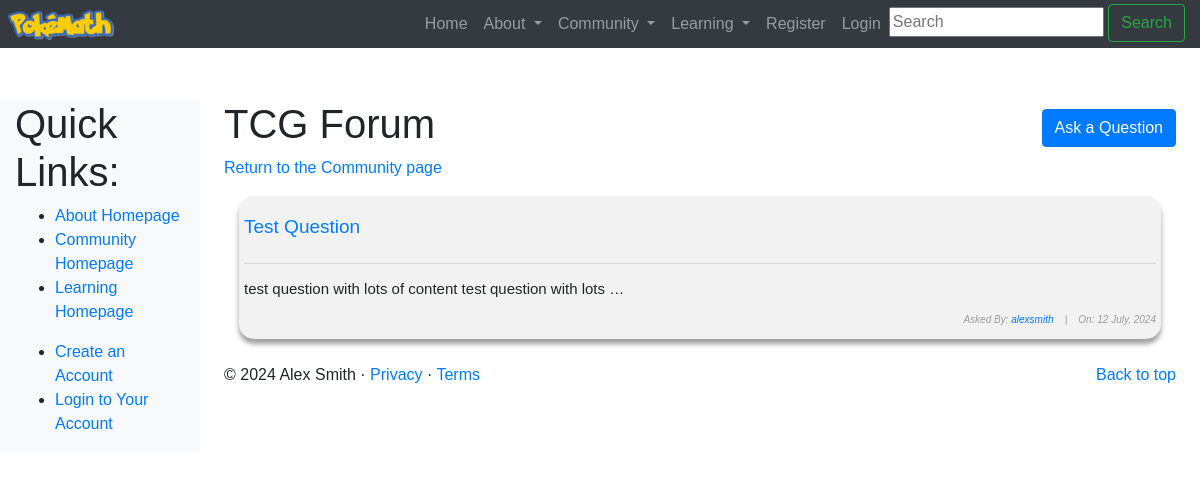
/community/tcg/, run on the app's committed database.
### community/models.py (models this page shows, shortened)
class TCGQuestion(models.Model):
    user = models.ForeignKey(User, on_delete=models.CASCADE, default=None)
    title = models.CharField(max_length=10000)
    content = RichTextField()
    date_created = models.DateTimeField(default=timezone.now)

### community/views.py (the view)
# urls.py: path('tcg/', views.TCGQuestionListView.as_view(), name='tcg_forum'),
class TCGQuestionListView(ListView):
    model = TCGQuestion
    template_name = 'community/tcg_forum.html'
    context_object_name ='questions'
    ordering = ['-date_created']
    def get_context_data(self,**kwargs):
        context = super().get_context_data(**kwargs)
        search_input = self.request.GET.get('search-area') or ""
        if search_input:
            context['questions'] = context['questions'].filter(title__icontains = search_input)
            context['search_input'] = search_input
        return context

### templates/community/tcg_forum.html (shortened to what this page needs)
{% extends "learning/base.html" %}
{% block body_block %}
<body>
    <div id="header-content">
        <h1>TCG Forum</h1>
        {% if user.is_authenticated %}
        <a href="{% url 'community:tcg_question_create' %}" id="question-button" class="btn btn-primary">Ask a
            Question</a>
        {% else %}
        <a href="{% url 'auth_login' %}" id="question-button" class="btn btn-primary">Ask a Question</a>
        {% endif %}
    </div>
    <p><a href="{% url 'community:community' %}">Return to the Community page</a></p>
    <div class="container">
        <div class="list-question">
            <div class="questions">
                {% for question in questions %}
                <div class="container"
                    style="background: #f2f2f2; padding: 5px; box-shadow: rgba(0, 0, 0, 0.383) 0px 5px 5px 0px; border-radius: 15px;">
                    <div id="title-sec" style="display: flex; align-items: center;">
                        <h3 id="fh3"><a href="{% url 'community:tcg_question_details' question.id %}">
                                {{ question.title }}</a></h3>
                    </div>
                    <hr>
                    {% if question.content|wordcount <= 10 %} <h6 id="fh6" style="text-align: left;">
                        {{ question.content|safe }}</h6>
                        {% else %}
                        <h6 id="fh6" style="text-align: left;">{{ question.content|truncatewords_html:10|safe}}</h6>
                        {% endif %}
                        <h6 id="fh6" style="font-size: 10px; font-style: italic; color: rgb(155, 155, 155);">Asked By:
                            <a href="">{{ question.user.username }}</a>&nbsp;&nbsp;&nbsp; |&nbsp;&nbsp;&nbsp; On:
                            {{question.date_created|date:"j F, Y"}}
                        </h6>
                </div> <br>
                {% endfor %}
            </div>
        </div>
    </div>
</body>
{% endblock %}

### templates/community/tcg_forum.html (style rules this page uses)
body { margin-top: 100px; font-family: 'Poppins', sans-serif; }
#header-content { display: flex; justify-content: space-between; align-items: center; }
#fh3 { text-align: left; font-size: 19px; padding-top: 15px; }
#fh6 { text-align: right; font-size: 15px; font-weight: normal; }

### data on the page
TCGQuestion: title "Test Question", content "test question with lots of content test question with lots …", user.username "alexsmith", date_created "12 July, 2024"
